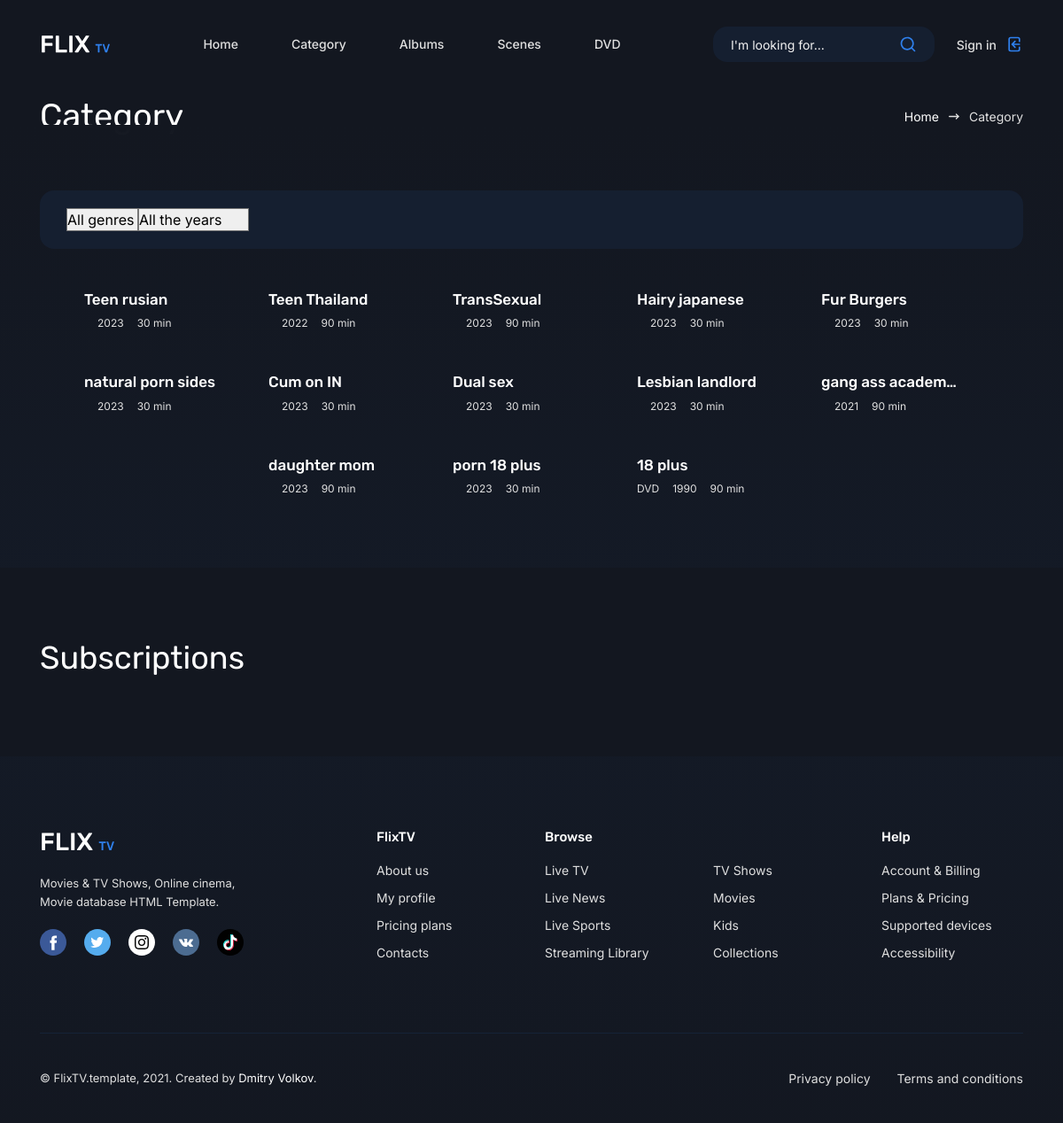
The page /category/ on the database its author committed.
### indexapp/models.py (models this page shows, shortened)
class MovieDetail(models.Model):
    movie_name=models.CharField(max_length=100)
    year=models.IntegerField()
    quality=models.CharField(max_length=50,default=False)
    type=models.CharField(max_length=20,blank=True)
    coverphoto=models.ImageField(upload_to='coverphoto/',null=True)
    duration=models.IntegerField(null=True)
    short_description=models.TextField(max_length=100000)
    images=models.ManyToManyField(ImagesModel,related_name='related_images')
    trailer=models.FileField(upload_to='trailer/')
    price=models.IntegerField()
    genre=models.ManyToManyField(Category)
    slug=models.SlugField(unique=False,blank=False)
    link=models.URLField(unique=False,blank=False, default=False)
    created_at=models.DateField(auto_created=True,null=True,)

### category/views.py (the view)
# urls.py: path('',views.category,name="category"),
def category(request):
     genres=Category.objects.all()
     data=MovieDetail.objects.all()[:20]
     context={
          'genres':genres,
          'data':data,
     }
     return render(request,"category.html",context)

### templates/category.html (shortened to what this page needs)
{% extends 'base.html' %}
{% load static %}
{% block content %}
{% include 'include/header.html' %}
	<section class="section section--head mt-5">
		<div class="container">
			<div class="row">
				<div class="col-12 col-xl-6">
					<h1 class="section__title section__title--head">Category</h1>
				</div>
				<div class="col-12 col-xl-6">
					<ul class="breadcrumb">
						<li class="breadcrumb__item"><a href="index.html">Home</a></li>
						<li class="breadcrumb__item breadcrumb__item--active">Category</li>
					</ul>
				</div>
			</div>
		</div>
	</section>
	<div class="catalog catalog--page">
		<div class="container">
			<div class="row">
				<div class="col-12">
					<div class="catalog__nav">
						<div class="catalog__select-wrap">
							<select class="catalog__select" name="genres" id="genre" onchange="genrePost();">
								<option value="all">All genres</option>
							</select>
							<select class="catalog__select" name="years" id ="year" onchange="yearPost();">
								<option value="all">All the years</option>
							</select>
						</div>
					</div>
							<div style="justify-content:center;" class="row row--grid">
							{% for item in data %}
						<div  style="margin-right:18px;"class="col-6 col-sm-4 col-lg-3 col-xl-2">
							<div class="card">
								<h3 class="card__title"><a href="{% url 'details' slug=item.slug%}">{{item.movie_name}}</a></h3>
								<ul class="card__list">
									<li>{{item.type}}</li>
									<li>{{item.year}}</li>
									<li>{{item.duration}} min</li>
								</ul>
							</div>
						</div>
						{% endfor %}</div>
					</div>
				</div>
			</div>
		</div>
	<section class="section">
		<div class="container">
			<div class="row">
				<div class="col-12">
					<h2 class="section__title">Subscriptions</h2>
				</div>
			</div>
		</div>
	</section>
	<footer class="footer">
		<div class="container">
			<div class="row">
				<div class="col-12 col-sm-8 col-md-6 col-lg-4 col-xl-3 order-4 order-md-1 order-lg-4 order-xl-1">
					<div class="footer__flixtv">
						<img src="img/logo.svg" alt="">
					</div>
					<p class="footer__tagline">Movies & TV Shows, Online cinema,<br> Movie database HTML Template.</p>
					<div class="footer__social">
						<a href="#" target="_blank"></a>
						<a href="#" target="_blank"></a>
						<a href="https://www.instagram.com/volkov_des1gn/" target="_blank"></a>
						<a href="#" target="_blank"></a>
						<a href="#" target="_blank"></a>
					</div>
				</div>
				<div class="col-6 col-md-4 col-lg-3 col-xl-2 order-1 order-md-2 order-lg-1 order-xl-2 offset-md-2 offset-lg-0 offset-xl-1">
					<h6 class="footer__title">FlixTV</h6>
					<div class="footer__nav">
						<a href="about.html">About us</a>
						<a href="profile.html">My profile</a>
						<a href="pricing.html">Pricing plans</a>
						<a href="contacts.html">Contacts</a>
					</div>
				</div>
				<div class="col-12 col-md-8 col-lg-6 col-xl-4 order-3 order-lg-2 order-md-3 order-xl-3">
					<div class="row">
						<div class="col-12">
							<h6 class="footer__title">Browse</h6>
						</div>
						<div class="col-6">
							<div class="footer__nav">
								<a href="live.html">Live TV</a>
								<a href="live.html">Live News</a>
								<a href="live.html">Live Sports</a>
								<a href="live.html">Streaming Library</a>
							</div>
						</div>
						<div class="col-6">
							<div class="footer__nav">
								<a href="category.html">TV Shows</a>
								<a href="category.html">Movies</a>
								<a href="category.html">Kids</a>
								<a href="category.html">Collections</a>
							</div>
						</div>
					</div>
				</div>
				<div class="col-6 col-md-4 col-lg-3 col-xl-2 order-2 order-lg-3 order-md-4 order-xl-4">
					<h6 class="footer__title">Help</h6>
					<div class="footer__nav">
						<a href="privacy.html">Account & Billing</a>
						<a href="privacy.html">Plans & Pricing</a>
						<a href="privacy.html">Supported devices</a>
						<a href="privacy.html">Accessibility</a>
					</div>
				</div>
			</div>
			<div class="row">
				<div class="col-12">
					<div class="footer__content">
						<div class="footer__links">
							<a href="privacy.html">Privacy policy</a>
							<a href="privacy.html">Terms and conditions</a>
						</div>
						<small class="footer__copyright">© FlixTV.template, 2021. Created by <a href="https://themeforest.net/user/dmitryvolkov/portfolio" target="_blank">Dmitry Volkov</a>.</small>
					</div>
				</div>
			</div>
		</div>
	</footer>
	{% endblock %}

### rows shown on the page
MovieDetail: movie_name "Teen rusian", year "2023", duration "30"
MovieDetail: movie_name "Teen Thailand", year "2022", duration "90"
MovieDetail: movie_name "TransSexual", year "2023", duration "90"
MovieDetail: movie_name "Hairy japanese", year "2023", duration "30"
MovieDetail: movie_name "Fur Burgers", year "2023", duration "30"
MovieDetail: movie_name "natural porn sides", year "2023", duration "30"
MovieDetail: movie_name "Cum on IN", year "2023", duration "30"
MovieDetail: movie_name "Dual sex", year "2023", duration "30"
MovieDetail: movie_name "Lesbian landlord", year "2023", duration "30"
MovieDetail: movie_name "gang ass academ…", year "2021", duration "90"
MovieDetail: movie_name "daughter mom", year "2023", duration "90"
MovieDetail: movie_name "porn 18 plus", year "2023", duration "30"
MovieDetail: movie_name "18 plus", type "DVD", year "1990", duration "90"
